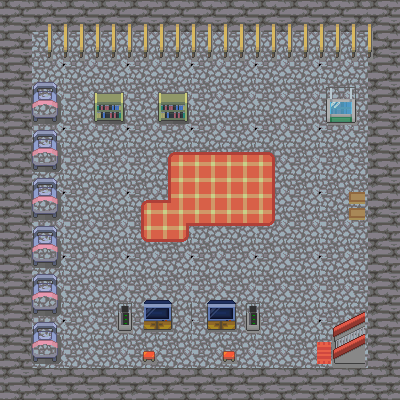

Below is a game level as drawn by its tile map, then a one-line description and the .tmx that defines it (tile-layer data replaced by summaries):
An orthogonal 25x25 tile map with 16x16 px tiles, 3 tile layers (background, walls, elements), 2 tilesets and 41 objects (39x collision, exit_house6, spawn_house6).

<map version="1.5" tiledversion="1.6.0" orientation="orthogonal" renderorder="right-down" width="25" height="25" tilewidth="16" tileheight="16" infinite="0" nextlayerid="5" nextobjectid="44">
 <tileset firstgid="1" source="winter.tsx" />
 <tileset firstgid="721" source="house.tsx" />
 <layer id="1" name="background" width="25" height="25">
  <data>[625 cells, 625 non-empty, 16 distinct tile ids]</data>
 </layer>
 <layer id="2" name="walls" width="25" height="25">
  <data>[625 cells, 184 non-empty, 4 distinct tile ids]</data>
 </layer>
 <layer id="3" name="elements" width="25" height="25">
  <data>[625 cells, 294 non-empty, 157 distinct tile ids]</data>
 </layer>
 <objectgroup id="4" name="objects">
  <object id="1" type="collision" x="0" y="0" width="399.113" height="30.4366" />
  <object id="2" type="collision" x="-0.490913" y="31.4185" width="31.9094" height="367.694" />
  <object id="3" type="collision" x="32.4003" y="368.185" width="368.185" height="29.9457" />
  <object id="5" type="collision" x="369.658" y="30.9275" width="28.9639" height="336.276" />
  <object id="6" type="collision" x="47.1277" y="29.4548" width="4.90913" height="24.5457" />
  <object id="7" type="collision" x="62.8369" y="30.9275" width="4.41822" height="22.582" />
  <object id="8" type="collision" x="78.0552" y="29.4548" width="6.38187" height="26.5093" />
  <object id="9" type="collision" x="110.946" y="29.4548" width="4.41822" height="27.0002" />
  <object id="10" type="collision" x="126.656" y="28.9639" width="4.90913" height="25.5275" />
  <object id="11" type="collision" x="142.856" y="30.9275" width="4.41822" height="24.5457" />
  <object id="12" type="collision" x="158.074" y="29.4548" width="5.40005" height="26.0184" />
  <object id="13" type="collision" x="173.783" y="30.9275" width="6.87279" height="21.1093" />
  <object id="14" type="collision" x="190.474" y="30.4366" width="5.40005" height="23.0729" />
  <object id="15" type="collision" x="205.693" y="30.4366" width="5.89096" height="22.0911" />
  <object id="16" type="collision" x="221.402" y="30.4366" width="7.3637" height="25.5275" />
  <object id="17" type="collision" x="237.602" y="30.9275" width="6.87279" height="23.5638" />
  <object id="18" type="collision" x="254.784" y="29.4548" width="6.38187" height="24.5457" />
  <object id="19" type="collision" x="270.493" y="29.9457" width="5.89096" height="25.5275" />
  <object id="20" type="collision" x="285.712" y="30.9275" width="7.3637" height="25.0366" />
  <object id="21" type="collision" x="302.894" y="30.4366" width="4.41822" height="24.5457" />
  <object id="22" type="collision" x="318.112" y="31.4185" width="5.89096" height="22.0911" />
  <object id="23" type="collision" x="334.312" y="30.4366" width="5.89096" height="25.0366" />
  <object id="24" type="collision" x="348.549" y="32.4003" width="7.3637" height="22.0911" />
  <object id="25" type="collision" x="32.8912" y="82.9644" width="23.5638" height="38.7822" />
  <object id="26" type="collision" x="32.8912" y="133.038" width="23.5638" height="37.3094" />
  <object id="27" type="collision" x="327.439" y="89.8371" width="27.9821" height="32.4003" />
  <object id="28" type="collision" x="31.9094" y="180.656" width="25.0366" height="36.3276" />
  <object id="29" type="collision" x="31.9094" y="227.784" width="26.0184" height="36.3276" />
  <object id="30" type="collision" x="31.4185" y="278.348" width="24.5457" height="34.8549" />
  <object id="31" type="collision" x="31.9094" y="325.966" width="26.0184" height="36.8185" />
  <object id="32" type="collision" x="205.202" y="300.93" width="30.4366" height="29.4548" />
  <object id="33" type="collision" x="94.2554" y="92.2917" width="28.473" height="30.9275" />
  <object id="34" type="collision" x="157.583" y="92.2917" width="29.4548" height="33.873" />
  <object id="35" type="collision" x="351.003" y="192.929" width="15.7092" height="27.9821" />
  <object id="36" type="collision" x="142.856" y="301.912" width="27.9821" height="27.0002" />
  <object id="37" type="collision" x="117.328" y="302.894" width="13.7456" height="27.9821" />
  <object id="38" type="collision" x="245.948" y="303.384" width="14.2365" height="27.4911" />
  <object id="39" type="collision" x="330.876" y="324.494" width="36.8185" height="41.7276" />
  <object id="40" name="exit_house6" x="315.166" y="338.73" width="16.2001" height="28.9639" />
  <object id="41" name="spawn_house6" x="307.312" y="290.13">
   <point />
  </object>
  <object id="42" type="collision" x="93.2735" y="29.4548" width="7.3637" height="27.0002" />
 </objectgroup>
</map>
